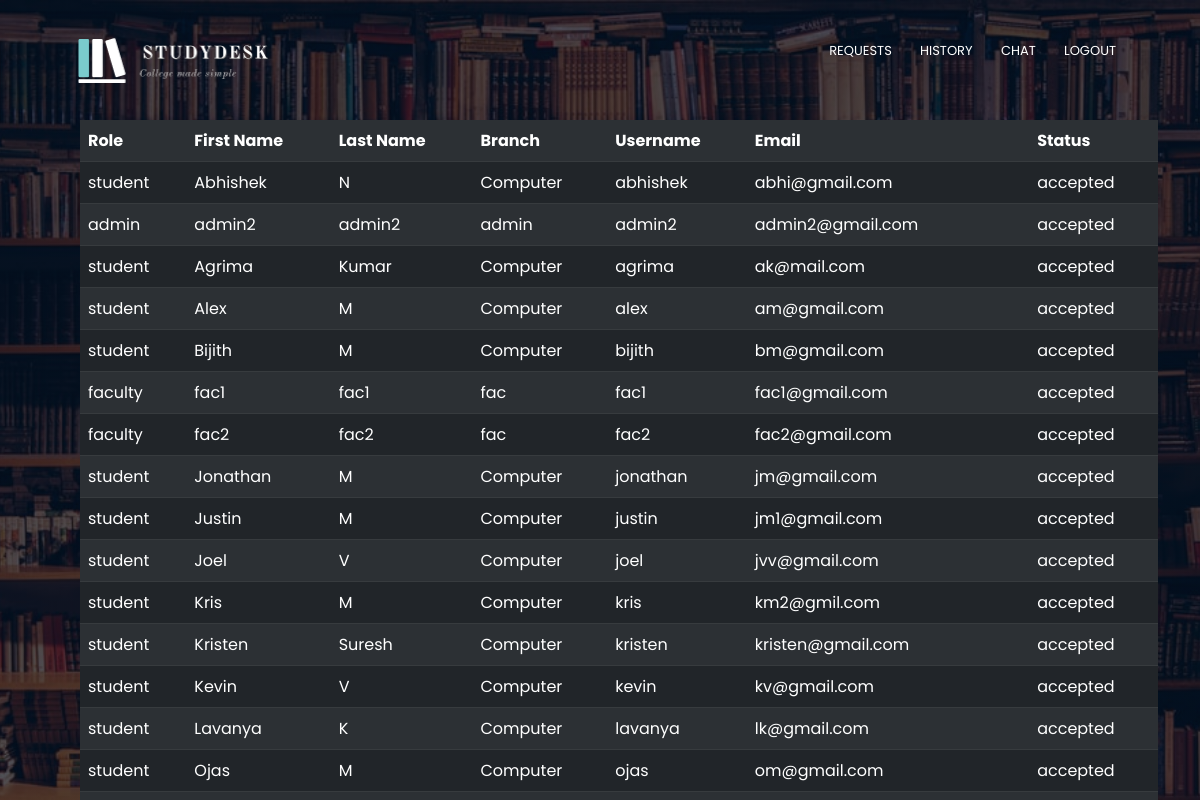
/request_history.php, run on the app's committed database.
### tables this page shows
CREATE TABLE `request` (
  `roles` varchar(10) NOT NULL,
  `rno` int(10) DEFAULT NULL,
  `fname` varchar(15) NOT NULL,
  `lname` varchar(15) NOT NULL,
  `branch` varchar(15) NOT NULL,
  `uname` varchar(30) NOT NULL,
  `email` varchar(20) NOT NULL,
  `pswd1` varchar(15) NOT NULL,
  `pswd2` varchar(15) NOT NULL,
  `status` varchar(10) NOT NULL
);

### request_history.php (the view, shortened to what this page needs)
<html>
    <head> <title> Request History </title>
    <link rel="stylesheet" type="text/css" href="style_m.css">
    <link href="https://cdn.jsdelivr.net/npm/bootstrap@5.1.3/dist/css/bootstrap.min.css" rel="stylesheet">
    </head>
    <body>
    <div class=hero>
        <nav class=navbar>
            <a href="index.html"><img src="pics/logocan.png" class=logo></a>
            <div class="nav-links" id="navLinks">
                <ul>
                <li><a href="request.php" style="color:#fff; text-decoration:none">REQUESTS</a></li>
                    <li><a href="request_history.php" style="color:#fff; text-decoration:none">HISTORY</a></li>
                    <li><a href="chat_bypass.php" style="color:#fff; text-decoration:none">CHAT</a></li>
                    <li><a href="logout.php" style="color:#fff; text-decoration:none">LOGOUT</a></li>
                </ul>
            </div>
</nav>
<div class="container" style="padding-left: 50px;">
<table class="table table-striped table-dark">
        <tr>
            <th>Role </th>
            <th>First Name </th>
            <th>Last Name </th>
            <th>Branch </th>
            <th>Username </th>
            <th> Email </th>
            <th> Status </th>
        </tr>
<?php
    include("connect.php");
    $query = "select * from request";
    $data = mysqli_query($conn, $query);
    $total = mysqli_num_rows($data);
    if( $total!=0)
    {
        while($result = mysqli_fetch_assoc($data))
        {
            echo "
            <tr>
                <td>" . $result['roles'] . "</td>
                <td>" . $result['fname'] . "</td>
                <td>" . $result['lname'] . "</td>
                <td>" . $result['branch'] . "</td>
                <td>" . $result['uname'] . "</td>
                <td>" . $result['email'] . "</td>
                <td>" . $result['status'] . "</td>
            </tr>";
        }
    }
?>
        </table>
        </div>
    </body>
</html>

### style_m.css (style rules this page uses)
* { margin: 0; padding: 0; font-family: 'Poppins', sans-serif; }
.hero { width: 100%; height: 100vh; background-image: linear-gradient(rgba(4,9,30,0.7),rgba(4,9,30,0.7)),url(pics/library.png); background-size: cover; background-position: center; position: relative; overflow: hidden; }
.logo { margin: 0; padding: 0; width: 200px; cursor: pointer; }
nav { height: 15%; padding: 2% 6%; display: flex; align-items: center; justify-content: space-between; }
.nav-links { flex: 1; text-align: right; }
.nav-links ul li { list-style: none; display: inline-block; padding: 8px 12px; position: relative; cursor: pointer; }
.nav-links ul li { color: #fff; text-decoration: none; font-size: 13px; }
.nav-links ul li::after { content: ''; width: 0%; height: 2px; background: #66D3FA; display: block; margin: auto; transition: 0.5s; }

### data on the page
request: roles "student", fname "Abhishek", lname "N", branch "Computer", uname "abhishek", email "abhi@gmail.com", status "accepted"
request: roles "admin", fname "admin2", lname "admin2", branch "admin", uname "admin2", email "admin2@gmail.com", status "accepted"
request: roles "student", fname "Agrima", lname "Kumar", branch "Computer", uname "agrima", email "ak@mail.com", status "accepted"
request: roles "student", fname "Alex", lname "M", branch "Computer", uname "alex", email "am@gmail.com", status "accepted"
request: roles "student", fname "Bijith", lname "M", branch "Computer", uname "bijith", email "bm@gmail.com", status "accepted"
request: roles "faculty", fname "fac1", lname "fac1", branch "fac", uname "fac1", email "fac1@gmail.com", status "accepted"
request: roles "faculty", fname "fac2", lname "fac2", branch "fac", uname "fac2", email "fac2@gmail.com", status "accepted"
request: roles "student", fname "Jonathan", lname "M", branch "Computer", uname "jonathan", email "jm@gmail.com", status "accepted"
request: roles "student", fname "Justin", lname "M", branch "Computer", uname "justin", email "jm1@gmail.com", status "accepted"
request: roles "student", fname "Joel", lname "V", branch "Computer", uname "joel", email "jvv@gmail.com", status "accepted"
request: roles "student", fname "Kris", lname "M", branch "Computer", uname "kris", email "km2@gmil.com", status "accepted"
request: roles "student", fname "Kristen", lname "Suresh", branch "Computer", uname "kristen", email "kristen@gmail.com", status "accepted"
request: roles "student", fname "Kevin", lname "V", branch "Computer", uname "kevin", email "kv@gmail.com", status "accepted"
request: roles "student", fname "Lavanya", lname "K", branch "Computer", uname "lavanya", email "lk@gmail.com", status "accepted"
request: roles "student", fname "Ojas", lname "M", branch "Computer", uname "ojas", email "om@gmail.com", status "accepted"
